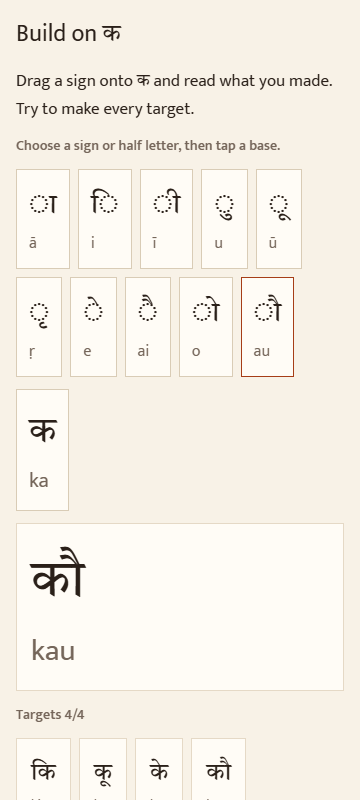
#> input picture output/launch-reel/assets/letters.png, 360 x 800 px
$ python -i export_covers.py   (imports and definitions only)
#> lines starting #> are read from the running program, lines starting #| are printed output that depends on the picture
"""Turn the cover masters into the files the app ships.

Reads  results/covers/miniature/<key>.png   3392x5088 masters from compose_covers.py (tracked in git; EAS ignores /results/)
Writes mobile/assets/covers/<key>.webp      600x900 at maximum quality (quality 100, ~200-300 KB each)

    backend/.venv/Scripts/python.exe specs/covers/export_covers.py [key ...]
"""
import io
import sys
from pathlib import Path

from PIL import Image

ROOT = Path(__file__).resolve().parents[2]
SOURCE = ROOT / "results" / "covers" / "miniature"
DEST = ROOT / "mobile" / "assets" / "covers"
WIDTH, HEIGHT, QUALITY = 600, 900, 100


def export(path: Path) -> str:
    image = Image.open(path).convert("RGB")
#> image is the input picture: PIL image 360x800 RGB; mean R, G, B 246.1, 241, 231.9
    # The model's 2:3 is a few pixels off true 2:3: trim the longer side evenly, then scale.
    target = WIDTH / HEIGHT
    if image.width / image.height > target:
        width = round(image.height * target)
        left = (image.width - width) // 2
        image = image.crop((left, 0, left + width, image.height))
    else:
        height = round(image.width / target)
#> height = 540
        top = (image.height - height) // 2
#> top = 130
        image = image.crop((0, top, image.width, top + height))
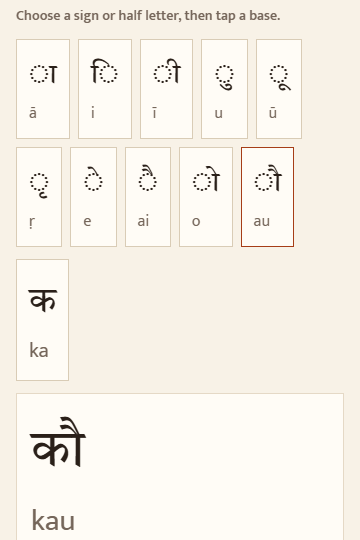
#> image: PIL image 360x540 RGB; mean R, G, B 247.6, 242.7, 234
    image = image.resize((WIDTH, HEIGHT), Image.LANCZOS)
#> image: PIL image 600x900 RGB
    buf = io.BytesIO()
    image.save(buf, "WEBP", quality=QUALITY, method=6)
    DEST.mkdir(parents=True, exist_ok=True)
#> (the run stopped early here; a loop or call above may not have finished)
